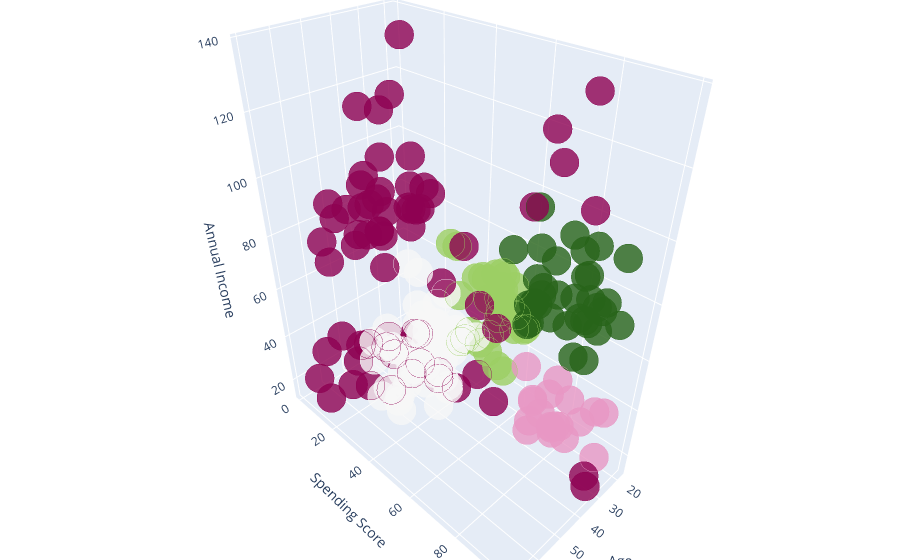

Source (notebook cell):
### Code cell
data['labels'] =  labels
trace1 = go.Scatter3d(
    x= data['Age'],
    y= data['Spending Score (1-100)'],
    z= data['Annual Income (k$)'],
    mode='markers',
     marker=dict(
        color = data['labels'], 
        size= 10,
        line=dict(
            color= data['labels'],
            width= 12
        ),
        opacity=0.8
     )
)
df = [trace1]

layout = go.Layout(
    title = 'Character vs Gender vs Alive or not',
    margin=dict(
        l=0,
        r=0,
        b=0,
        t=0
    ),
    scene = dict(
            xaxis = dict(title  = 'Age'),
            yaxis = dict(title  = 'Spending Score'),
            zaxis = dict(title  = 'Annual Income')
        )
)

fig = go.Figure(data = df, layout = layout)
py.iplot(fig)

### Figure 1 — Plotly figure (JSON) as saved in the notebook; plotly's stock layout.template omitted (floating-point values rounded to 4 significant figures; data arrays with more than 128 entries replaced by an {"elided": "..."} marker saying what was removed)
{"data": [{"marker": {"color": {"elided": "200 int values"}, "line": {"color": {"elided": "200 int values"}, "width": 12}, "opacity": 0.8, "size": 10}, "mode": "markers", "type": "scatter3d", "x": {"elided": "200 int values"}, "y": {"elided": "200 int values"}, "z": {"elided": "200 int values"}}], "layout": {"margin": {"b": 0, "l": 0, "r": 0, "t": 0}, "scene": {"xaxis": {"title": {"text": "Age"}}, "yaxis": {"title": {"text": "Spending Score"}}, "zaxis": {"title": {"text": "Annual Income"}}}, "title": {"text": "Character vs Gender vs Alive or not"}}}
